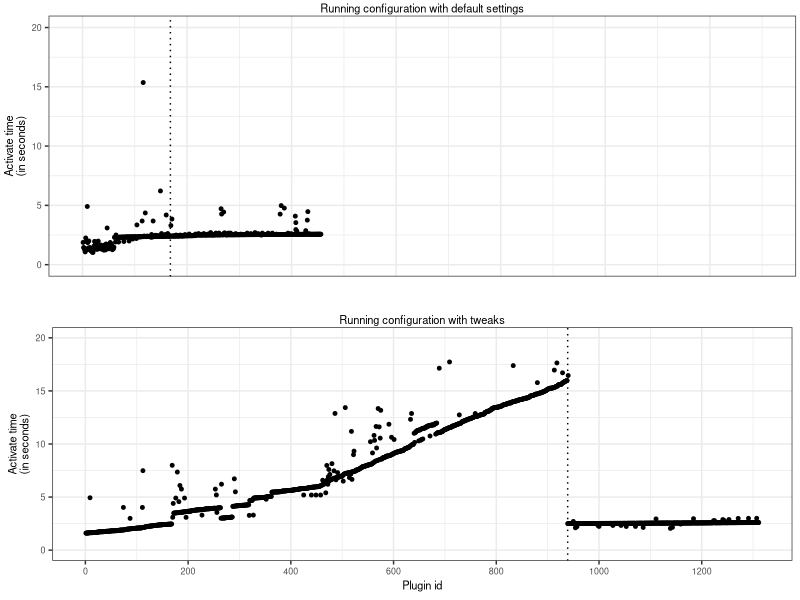

The R source for this figure:
library("ggplot2")
library("dplyr")
library("grid")
library("gridExtra")

# df<-read.csv("wp-capacity-all-FINAL.csv")
# pdf("get-time.pdf", width=3.7, height=3)
# ggplot(df, aes(x=n, y=get_time)) + geom_point(size=0.3)

# pdf("activation-time1.pdf", width=3.8, height=2)
# ggplot(df, aes(x=n, y=activation_time, shape=mode, colour=mode)) +
#    geom_vline(xintercept=168, linetype="dotted", color = "red") +
#    geom_vline(xintercept=939, linetype="dotted", color = "blue") +
#    theme_bw() +
#    theme(
#      legend.position = c(.98, .95),
#      legend.title = element_blank(),
#      legend.justification = c("right", "top"),
#      legend.box.just = "right",
#      legend.margin = margin(0, 0, 0, 0)
#    ) +
#    guides(colour = guide_legend(override.aes = list(size = 3))) +
#    geom_point() +
#    labs(y="Activation time\n(in seconds)", x="Plugin id")

df<-read.csv("capacity-default.csv")

pdf("teste.pdf", width=3.8, height=2)
# width = 2.5, height = 2

first <- ggplot(df, aes(x=n, y=activation_time, group=mode)) +
   geom_vline(xintercept=168, linetype="dotted", color = "black") +
   geom_point(size = 1) +
   theme_bw() +
   theme(
     plot.title = element_text(size=8, hjust = 0.5, vjust= -1.5),
     text=element_text(size=8),
     legend.position = "none",
     axis.title.x=element_blank(),
     axis.text.x=element_blank(),
     axis.ticks.x=element_blank(),
     axis.line=element_blank(),
    #  plot.margin=unit(c(0.2,0.21,0.2,0.21), "cm"), # (top,right,bottom,left)
     plot.margin=unit(c(-1,1,5,1), "mm"), # (top,right,bottom,left)
   ) +
   guides(colour = guide_legend(override.aes = list(size = 1))) +
   scale_shape_manual(labels = c('default')) +
   labs(title="Running configuration with default settings", y="Activate time\n(in seconds)", x="Plugin id") +
  #  scale_x_continuous(breaks = round(seq(0, 1300, by = 200),1)) +
   scale_x_continuous(labels = function (x) floor(x), limits = c(0,1300), breaks = round(seq(0, 1300, by = 200),1)) +
   scale_y_continuous(labels = function (x) floor(x), limits = c(0,20))

df2<-read.csv("capacity-modified.csv")

second <- ggplot(df2, aes(x=n, y=activation_time, group=mode)) +
   geom_vline(xintercept=939, linetype="dotted", color = "black") +
   geom_point(size = 1) +
   theme_bw() +
   theme(
     plot.title = element_text(size=8, hjust = 0.5, vjust= -1.5),
     legend.title = element_blank(),
     text=element_text(size=8),
     legend.position = "none",
    #  plot.margin=unit(c(-0.2,0.2,0,0.2), "cm"), # (top,right,bottom,left)
    #  legend.margin = margin(0, 0, 0, 0),
    #  plot.margin=unit(c(0,0,0,0), "cm")
   ) +
   guides(colour = guide_legend(override.aes = list(size = 1))) +
   scale_shape_manual(labels = c('modified')) +
   labs(title="Running configuration with tweaks", y="Activate time\n(in seconds)", x="Plugin id") +   
   scale_x_continuous(breaks = round(seq(0, 1300, by = 200),1))+
   scale_y_continuous(labels = function (x) floor(x), limits = c(0,20))

grid.arrange(first, second, ncol=1)

#####################

# df<-read.csv("wp-capacity-all-FINAL.csv")
# pdf("activation-time1.pdf", width=3.8, height=2)
# ggplot(df, aes(x=n, y=activation_time, group=mode, shape=mode, colour=mode)) +
#    geom_vline(xintercept=168, linetype="dotted", color = "red") +
#    geom_vline(xintercept=939, linetype="dotted", color = "blue") +
#    geom_point(size = 1) +
#    theme_bw() +
#    theme(
#      legend.position = c(.98, .95),
#      legend.title = element_blank(),
#      legend.justification = c("right", "top"),
#      legend.box.just = "right",
#      legend.margin = margin(0, 0, 0, 0)
#    ) +
#    guides(colour = guide_legend(override.aes = list(size = 1))) +
#   #  scale_color_manual(values = c('red', 'blue'), labels = c('default', 'modified')) +
#    scale_shape_manual(values = c(21, 24), labels = c('default', 'modified')) +
#    labs(y="Activation time\n(in seconds)", x="Plugin id") 
#   #  scale_x_continuous(breaks = round(seq(1, 1000, by = 100),1))
